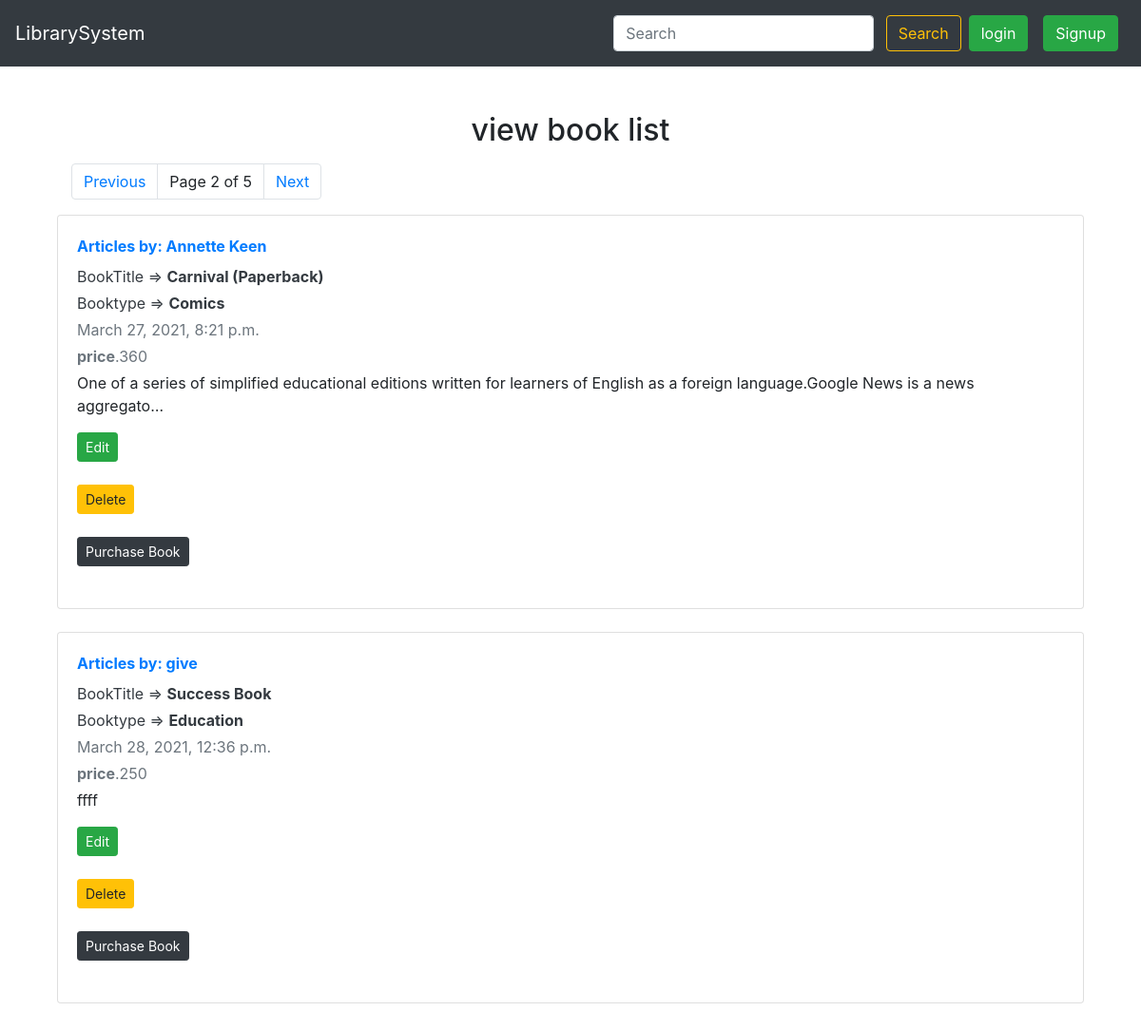
The page /viewbook?page=2 on the database its author committed.
### lib_app/models.py (models this page shows)
class Book(models.Model):
    catchoice= [
        ('education', 'Education'),
        ('entertainment', 'Entertainment'),
        ('comics', 'Comics'),
        ('biography', 'Biographie'),
        ('history', 'History'),
        ]
    bookid = models.AutoField(primary_key=True)
    name=models.CharField(max_length=30)
    author=models.CharField(max_length=40)
    category=models.CharField(max_length=30,choices=catchoice,default='Education')
    bookprice= models.DecimalField(decimal_places=0, max_digits=10000, null=True)
    bookdesc=models.TextField(max_length=500)
    timeStamp = models.DateTimeField(auto_now_add=True ,blank=True)
    require_date = models.DateTimeField(auto_now_add=True,blank=True, null=True)
    Tenatative_Return_Date = models.DateTimeField(auto_now_add=True,blank=True, null=True)
    def __str__(self):
        return str(self.name)

### lib_app/views.py (the view)
# urls.py: path('viewbook', views.viewbook, name='viewbook'),
def viewbook(request):
    post1 = Book.objects.all()
    print(post1)
    paginator = Paginator(post1, 2)
    page = request.GET.get('page')
    try:
        posts = paginator.page(page)
    except PageNotAnInteger:
        posts = paginator.page(1)
    except EmptyPage:
        posts = paginator.page(paginator.num_pages)
    return render(request, 'viewbook.html',{'page':page,'posts':posts})

### templates/viewbook.html (shortened to what this page needs)
{% extends 'base.html' %}
{% block body %}
<div class="container my-5">
<div class="container-fluid my-3">
    <h2 class="text-center my-3">view book list</h2>
{%	include	"pagination.html"	with	page=posts	%}
    {% for i in posts %}
    <div class="card flex-md-row mb-4 box-shadow h-md-250">
        <div class="card-body d-flex flex-column align-items-start">
            <strong class="d-inline-block mb-2 text-primary">Articles by: {{i.author}}</strong>
            <div class="mb-1 text-dark text-capitalize">bookTitle => <b>{{i.name}}</b></div>
            <div class="mb-1 text-dark text-capitalize">booktype => <b>{{i.category}}</b></div>
            <div class="mb-1 text-muted">{{i.timeStamp}}</div>
            <div class="mb-1 text-muted"><b>price</b>.{{i.bookprice}}</div>
            <p class="card-text mb-auto"><div class="preview">{{i.bookdesc|safe | truncatechars:137}}</div></p>
           <div class="edit"><a class="btn btn-success btn-sm mb-4" href="edit/{{i.bookid}}" role="button">Edit</a> </div>
           <div class="del"><a class="btn btn-warning btn-sm  " href="delete/{{i.bookid}}" role="button">Delete</a> </div>
            <a class="btn btn-dark bd btn-sm mb-4 mt-4" href="/purchasebook/{{i.bookid}}" role="button">Purchase Book</a>
        </div>
            </div>
    {% endfor %}
</div>
{% endblock body %}

### rows shown on the page
Book: author "Annette Keen", name "Carnival (Paperback)", category "Comics", timeStamp "March 27, 2021, 8:21 p.m.", bookprice "360", bookdesc "One of a series of simplified educational editions written for learners of English as a foreign language.Google News is a news aggregato…"
Book: author "give", name "Success Book", category "Education", timeStamp "March 28, 2021, 12:36 p.m.", bookprice "250", bookdesc "ffff"

### other values the page prints
{{ page.number }} "2"
{{ page.paginator.num_pages }} "5"
